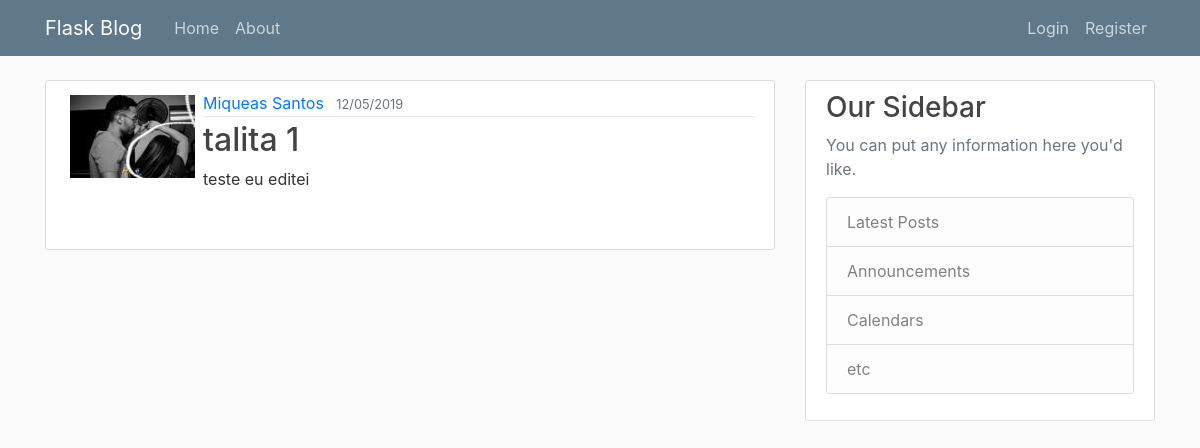
/post/1, run on the app's committed database.
### flaskblog/models.py (models this page shows, shortened)
class User(db.Model, UserMixin):
    id = db.Column(db.Integer, primary_key = True)
    username = db.Column(db.String(255), unique= True, nullable=False)
    email = db.Column(db.String(255), unique= True, nullable=False)
    image_file = db.Column(db.String(255), nullable=False, default='default.jpg')
    password = db.Column(db.String(255), nullable=False)
    posts = db.relationship('Post', backref='author', lazy=True)
    def __json__(self):
        return {'username': self.username, 'email': self.email, 'image': self.image_file}
    for_json = __json__  # supported by simplejson
    '''@classmethod
    def from_json(cls, json):
        obj = cls()
        obj.a = json['username']
        obj.b = json['email']
        obj.c = json['image']
        return obj'''

class Post(db.Model):
    id = db.Column(db.Integer, primary_key=True)
    title = db.Column(db.String(100), nullable=True)
    date_posted = db.Column(db.DateTime, nullable=False, default=datetime.utcnow)
    content = db.Column(db.Text, nullable=False)
    user_id = db.Column(db.Integer, db.ForeignKey('user.id'), nullable=False)
    def __json__(self):
        return {'title': self.title, 'date_posted': self.date_posted.timestamp()}
    for_json = __json__  # supported by simplejson

### flaskblog/routes.py (the view)
@app.route("/post/<int:post_id>")
def post(post_id):
    post = Post.query.get_or_404(post_id)
    return render_template('post.html', title=post.title, post=post)

### flaskblog/templates/post.html (shortened to what this page needs)
{% extends "layout.html" %}
{% block content %}
        <article class="media content-section position-relative">
          <img src="{{url_for('static', filename='profiles_pics/' + post.author.image_file)}}"
               alt="User Image"
               class="rounded article-image p-1">
          <div class="media-body ml-1">
            <div class="article-metadata">
              <a class="mr-2" href="#">{{ post.author.username }}</a>
              <small class="text-muted">{{ post.date_posted.strftime('%d/%m/%Y')}}</small>
            </div>
            <h2 class="article-title">{{ post.title }}</h2>
            <div class="overflow-auto mb-5" style="max-height: 200px; max-width: 500px; overflow-y: auto">{{ post.content }}</div>
          </div>
          <div class="p-1 position-absolute btn-group-update w-100">
          </div>
        </article>
{% endblock content %}

### flaskblog/static/main.css (style rules this page uses)
body { background: #fafafa; color: #333333; margin-top: 5rem; }
h1, h2, h3, h4, h5, h6 { color: #444444; }
.content-section { background: #ffffff; padding: 10px 20px; border: 1px solid #dddddd; border-radius: 3px; margin-bottom: 20px; }
.article-title { color: #444444; }
.article-metadata { padding-bottom: 1px; margin-bottom: 4px; border-bottom: 1px solid #e3e3e3 }
.btn-group-update { bottom: 0; right: 0; text-align: right; }

### data on the page
User: image_file (picture), author.username "Miqueas Santos"
Post: date_posted "12/05/2019", title "talita 1", content "teste eu editei"
